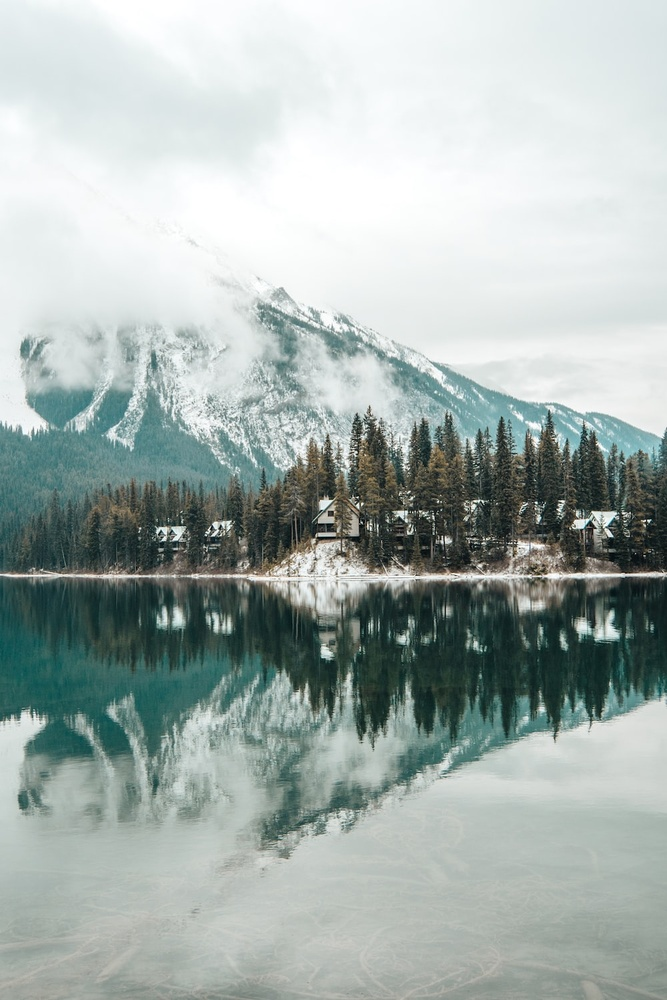
#> input picture chapter1.jpg, 667 x 1000 px, shrunk from 1000 x 1500 before the run
$ python 'ASS2Q2 - Full Writeup.py'
#> lines starting #> are read from the running program, lines starting #| are printed output that depends on the picture
"""
Question 2
Here's an adventurous story intertwined with Python programming questions that involve
nested 'for' loops, conditional statements, string manipulations, and more.

The Quest for the Hidden Treasure:
Deep within the mystical lands of Pythoria lay the fabled Temple of Codes,
rumored to house a treasure of knowledge guarded by enigmatic puzzles.
The path is challenging, and only those who can do the coding will unravel the final word,
leading to the treasure.

Chapter 1: The Gatekeeper
The above algorithm generates a number (n).
You should use this number to change the pixels (r,g,b) in the provided image (Chapter1.png)
by adding the original pixel values (r,g,b) with the generated number (Example: (r+n, g+n, b+n)).
Generate a new image with the converted pixels (upload it as 'chapter1out.png').
Finally, add all the red (r) pixel values in the new_image and provide the sum as output to move to the next chapter.
"""


# Part 1: The above Algorithm (unchanged).

import time

current_time = int(time.time())
generated_number = (current_time & 100) + 50

if generated_number % 2 == 0:
    generated_number += 10

#print(generated_number)        # Print after the next parts using formated string output instead, looks nicer.


# Part 2: Use this number to change the pixels...

from PIL import Image

img = Image.open("chapter1.jpg")        # Open the image.
#> img is the input picture: PIL image 667x1000 RGB; mean R, G, B 166, 177.4, 174.1

img_width, img_height = img.size        # Determine the size of the image.
#> img_width = 667; img_height = 1000

total_red_pixels = 0        # Create a variable to tally the red pixel count.

pixel_map = img.load()      # This loads a variable that allows access to the pixels in the image.

# Let the Generated Number from above = n.
n = generated_number

# We use a for loop to iterate through each pixel in the x,y coordinates (range as determined by the image size).
for x in range(0, img_width):
    for y in range(0, img_height):
        r, g, b = img.getpixel((x, y))
        # The maximum value for each Red, Green, and Blue value is 255.
        if r + n > 255:
            r -= n
        elif g + n > 255:
            g -= n
        elif b + n > 255:
            b-=n
        # I'm SURE there is a more pythonic way to do the above, without redefining a new var using max and mins.
# Part 3.1, Generate a new image...
        pixel_map[x, y] = (r + n, g + n, b + n)     # Using the pixel access, re-assign values to r, g, b.
# Part 4.1, add red pixel values...
        total_red_pixels += (r+n)     # Count the red pixels.
#> after the loop, total_red_pixels = 133850460

# Part 3.2, and upload.
img.save('chapter1out.png')     # Self explanatory...
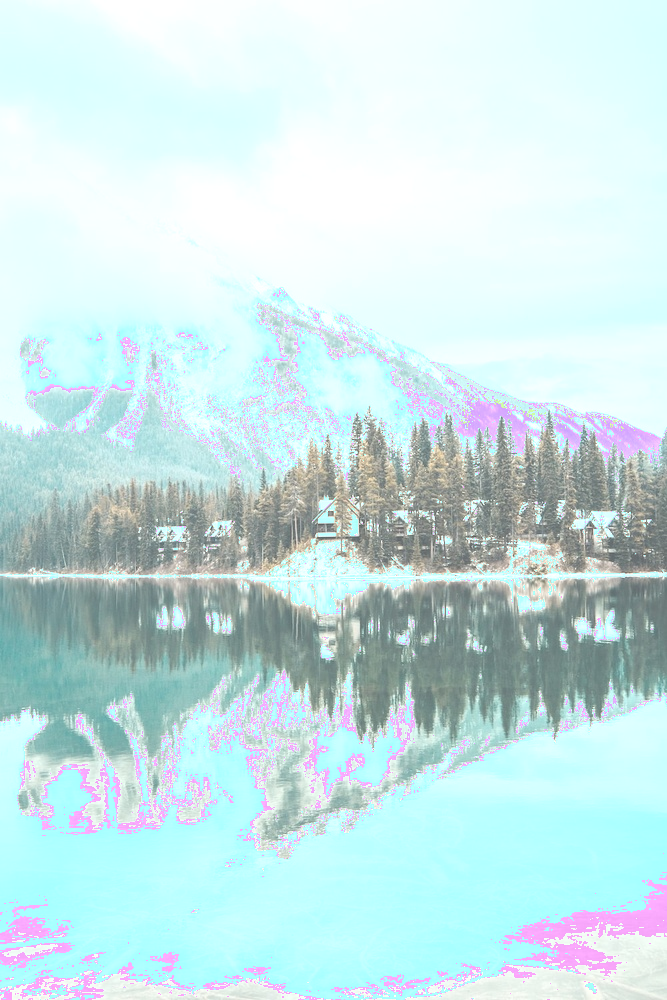
#> saved as chapter1out.png: PIL image 667x1000 RGB; mean R, G, B 200.7, 228.2, 229.9

print(f"The Generated number from the above code is:\n {generated_number}")

# Part 4.1, and display sum as output.
print(f"The total sum of red pixel values in the new image is:\n {total_red_pixels}")
#| The total sum of red pixel values in the new image is:
#|  133850460

img.show()      # Shows the new output image.


"""
Chapter 2: The Chamber of Strings
Pt1.
Assume s is a string.
Write a program that separates a long string (at least length of 16)
that contains both numbers and letters (upper and lower case)
into two substrings of numbers and letters.
Convert the even numbers in "number substring"
and upper case letters in the "letter string"
into ASCII code decimal values.

Example Scenario:
String = "56aAww1984sktr235270aYmn145ss785fsq31D0"
Separate them: 561984235270145785310 (number string) and aAwwsktraYmnssfsqD (letter string)
Convert the even numbers in the number string to ASCII code decimal values:
6, 8, 4, 2, 2, 0, 4, 8, 0 (even numbers)
becomes 54, 56, 50, 50, 48, 52, 56, 48 (ASCII decimal values)

Convert the upper-case letters in the letter string to ASCII code decimal values:
A, Y, D (upper case letters)
becomes 65, 89, 68 (ASCII decimal values)
"""

def separate_string(string):        # Define a function to accomodate various string input.
#> called with string = '56aAww1984sktr235270aYmn145ss785fsq31D0'
	if len(string) < 16:		# Determine length is long enough.
		print("The string is not long enough. Try again.")

	# Initialise empty lists.
	split_string = []
	digit_list = []
	letter_list = []
	upper_case = []
	even_numbers = []
	upper_case_ord = []
	even_numbers_ord = []


	for x in string:
		split_string.append(x)		# Assign substrings from initial string to a list.
		for y in x:			# For all characters in substring.
			if y.isalpha():			# If that character is a letter.
				if y.isupper():
					upper_case_ord.append(ord(y))		# Convert upper-case letters.
					upper_case.append(y)
					letter_list.append(y)
				else:
					letter_list.append(y)
			elif y.isdigit():			# If that character is a number.
				z=int(y)			# We need to do this because y is a string, and if y.isdigit() = true, then it still may call an exception.
                        			# i.e. y=2^2 is a digit, but not an integer (4 is an integer).
				if z % 2 == 0:
					even_numbers_ord.append(ord(y))			# Convert even numbers.
					even_numbers.append(y)
					digit_list.append(y)
				else:
					digit_list.append(y)
			else:
				pass		# For any other type of character, ignore and move on.
	print("The letters in the long string are: \n", f"{letter_list}")
	print("The upper-case letters in the long string are: \n", f"{upper_case}")
	print("The ASCII decimal values for the upper-case letters in the long string are: \n", f"{upper_case_ord}")

	print("The numbers in the long string are: \n", f"{digit_list}")
	print("The even numbers in the long string are: \n", f"{even_numbers}")
	print("The ASCII decimal values for the upper-case letters in the long string are: \n", f"{even_numbers_ord}")

string = "56aAww1984sktr235270aYmn145ss785fsq31D0"

separate_string(string)

"""
Output:
The letters in the long string are:
 ['a', 'A', 'w', 'w', 's', 'k', 't', 'r', 'a', 'Y', 'm', 'n', 's', 's', 'f', 's', 'q', 'D']
The upper-case letters in the long string are:
 ['A', 'Y', 'D']
The ASCII decimal values for the upper-case letters in the long string are:
 [65, 89, 68]
The numbers in the long string are:
 ['5', '6', '1', '9', '8', '4', '2', '3', '5', '2', '7', '0', '1', '4', '5', '7', '8', '5', '3', '1', '0']
The even numbers in the long string are:
 ['6', '8', '4', '2', '2', '0', '4', '8', '0']
The ASCII decimal values for the upper-case letters in the long string are:
 [54, 56, 52, 50, 50, 48, 52, 56, 48]
"""

"""
Pt2.
You are required to create a program that showcases the required output for the following question:
Many newspapers publish a cryptogram each day, for instance:

VZ FRYSVFU VZCNGVRAG NAQ N YVGGYR VAFRPHER V ZVFGNXRF V NZ BHG BS PBAGEBY
NAQNG GVZRF UNEQ GB UNAQYR OHG VS LBH PNAG UNAQYR ZR NG ZL JBEFG GURA LBH FHER NF
URYYQBAG QRFREIR ZR NG ZL ORFG ZNEVYLA ZBAEBR
"""

def decrypt(text, key):
#> called with key = 13
    decrypted_text = ""
    for char in text:
        if char.isalpha():
            shifted = ord(char) - key       # For a value, say 'i', ord('i') = 105 + 13 = 128
            # The cryptogram is only capitals, so we can ignore lowercase cases
            if shifted < ord('A'):      # If the shifted value is less than the lower range (A-Z)
                shifted -= ord('A') - ord('Z') - 1
            elif shifted > ord('Z'):        # If the shifted value is more than the upper range (A-Z)
                shifted += ord('A') - ord('Z') + 1
            decrypted_text += chr(shifted)      ## add that character to the new string and continue
        else:
            decrypted_text += char      ## else add that character to the new string and continue
    print(decrypted_text)

key = ord("V")-ord("I")

### A little trial and error, but single letters in a sentence are normally either a or i,
###	and two letter words are similar.

encrypted = """
VZ FRYSVFU VZCNGVRAG NAQ N YVGGYR VAFRPHER V ZVFGNXRF V NZ BHG BS PBAGEBY
NAQNG GVZRF UNEQ GB UNAQYR OHG VS LBH PNAG UNAQYR ZR NG ZL JBEFG GURA LBH FHER NF
URYYQBAG QRFREIR ZR NG ZL ORFG ZNEVYLA ZBAEBR
"""

text = encrypted
decrypt(text, key)

"""
OUTPUT:
IM SELFISH IMPATIENT AND A LITTLE INSECURE I MISTAKES I AM OUT OF CONTROL
ANDAT TIMES HARD TO HANDLE BUT IF YOU CANT HANDLE ME AT MY WORST THEN YOU SURE AS
HELLDONT DESERVE ME AT MY BEST MARILYN MONROE
"""

$ run again, with Ass2Q2Ch2.jpg copied over chapter1.jpg
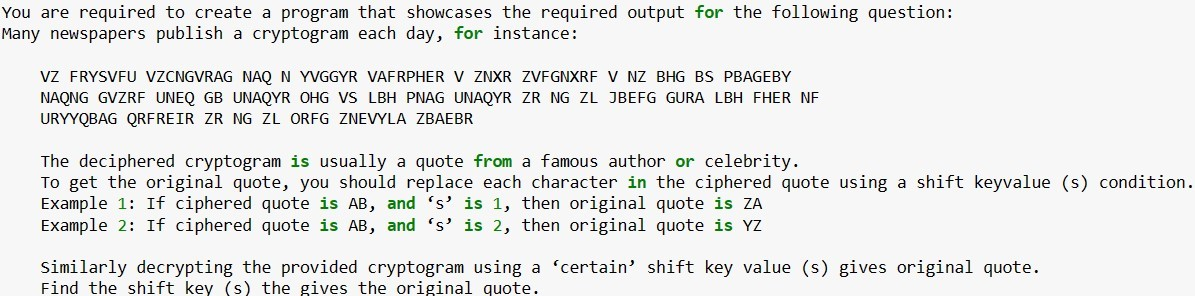
#> input picture Ass2Q2Ch2.jpg, 1195 x 296 px
#> img is the input picture: PIL image 1195x296 RGB; mean R, G, B 231.3, 231.8, 231.1
#> after the loop `for x in range(0, img_width):`: total_red_pixels = 84361402
#> `img.save('chapter1out.png')`:
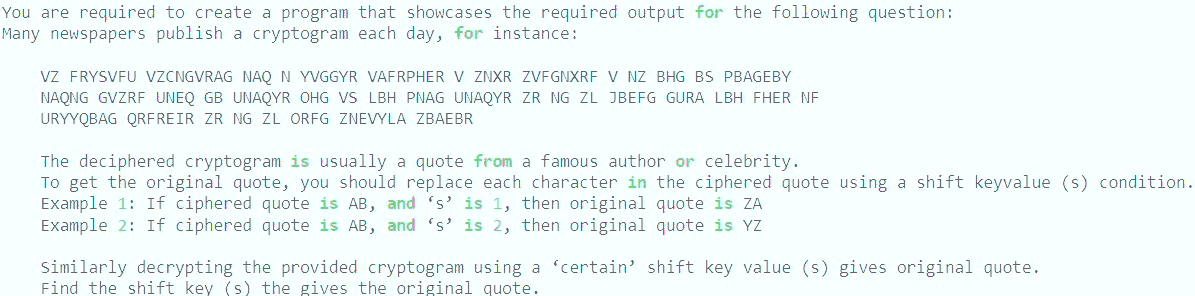
#> saved as chapter1out.png: PIL image 1195x296 RGB; mean R, G, B 238.5, 247.4, 247.2
#| The total sum of red pixel values in the new image is:
#|  84361402

$ run again, with Ass2Q2Ch2pt1.jpg copied over chapter1.jpg
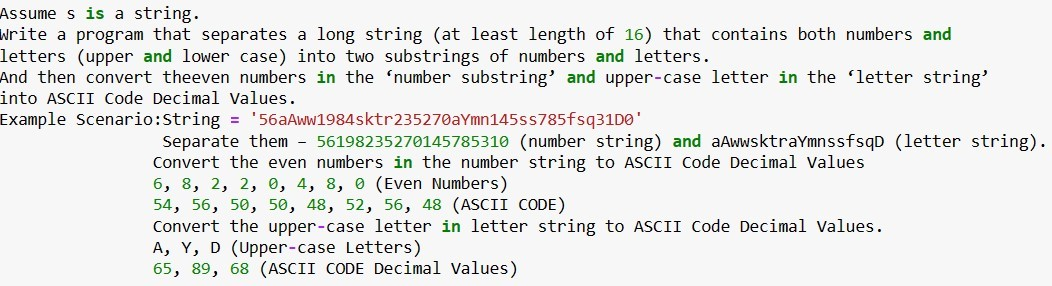
#> input picture Ass2Q2Ch2pt1.jpg, 1052 x 286 px
#> img is the input picture: PIL image 1052x286 RGB; mean R, G, B 231.3, 231.9, 230.7
#> after the loop `for x in range(0, img_width):`: total_red_pixels = 72071229
#> `img.save('chapter1out.png')`:
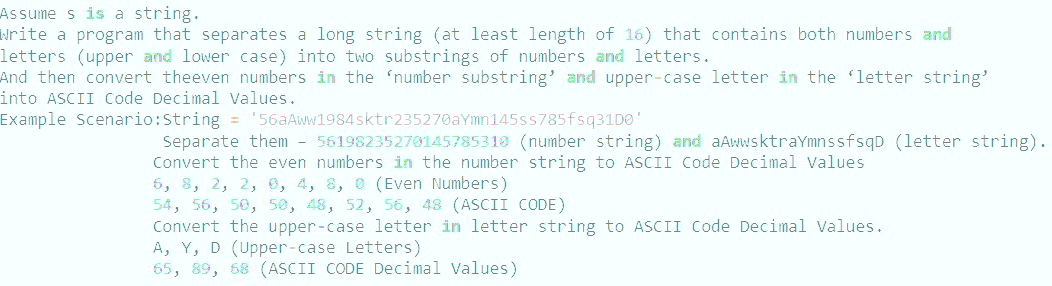
#> saved as chapter1out.png: PIL image 1052x286 RGB; mean R, G, B 239.5, 249.5, 249.3
#| The total sum of red pixel values in the new image is:
#|  72071229
